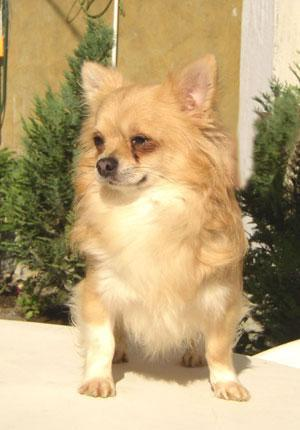
#> input picture dual-inputs/img/image.jpg, 300 x 430 px, found by its file name
$ jupyter execute --allow-errors gen.ipynb
#> lines starting #> are read from the running program, lines starting #| are printed output that depends on the picture
[cell 1]
import numpy as np
import cv2
import imutils
import PIL
from PIL import Image, ImageDraw, ImageFilter
from argparse import ArgumentParser
import glob

[cell 2]
parser = ArgumentParser(description='Rain Synthesis')

# Data parameters
# rain params
parser.add_argument('-ks', '--kernel-size',
                    help='kenel size of motion blur, can be used to increase rain streak size', default='30')
parser.add_argument('-dl', '--drop-length', help='rain streak length. best to keep it small', default=10, type=int)
parser.add_argument('-dw', '--drop-width', help='thickness of streak', default=1, type=int)
parser.add_argument('-deg', '--degree', help='angle of rain streak', default=33, type=int)
#> (the rest of this cell did not finish here and is left out)

[cell 3]
def motion_blur(blur_img, kernel_size=30):
    # Specify the kernel size.
    # The greater the size, the more the motion.
#     kernel_size = args.kernel_size

    # Create the vertical kernel.
    kernel_v = np.zeros((kernel_size, kernel_size))

    # Fill the middle row with ones.
    kernel_v[:, int((kernel_size - 1)/2)] = np.ones(kernel_size)

    # Normalize.
    kernel_v /= kernel_size

    # Apply the vertical kernel.
    vertical_mb = cv2.filter2D(blur_img, -1, kernel_v)

    return vertical_mb

[cell 4]
def rotate(img, deg=33):
#     deg = args.degree

    rotated = imutils.rotate_bound(img, deg)
    return rotated

[cell 5]
def rotate_and_blur(img, deg=33, blur_kernel=30):
#     deg = args.degree
#     blur_kernel = args.kernel_size

    x = img.shape[0]
    y = img.shape[1]

    # enlarge to fit rain in image even if we rotate
    x_enlarged = img.shape[1] * 2
    y_enlarged = img.shape[0] * 2

    dsize = (x_enlarged, y_enlarged)

    img_enlarged = cv2.resize(img, dsize)

    # blur and rotate to desired angle
    blured_img = motion_blur(img_enlarged, kernel_size = blur_kernel)
    rotated_img = rotate(blured_img, deg)

    # crop
    x_hat = rotated_img.shape[0]
    y_hat = rotated_img.shape[1]

    dx = x_hat - x
    dy = y_hat - y

    # if odd make pixel size even
    if dx % 2 == 1:
        x_hat -= 1
        dx -= 1
    if dy % 2 == 1:
        y_hat -= 1
        dy -= 1


    rotated_img = rotated_img[dx//2 : x_hat - (dx//2), dy//2 : y_hat - (dy//2)]

    rotated_img = np.expand_dims(rotated_img[:,:,0], axis=2)
    return rotated_img

[cell 6]
def generate_random_lines(imshape, slant, drop_length, rain_count):
    drops=[]

    ## If You want heavy rain, try increasing rain_count
    for i in range(rain_count):
        if slant<0:
            x = np.random.randint(slant, imshape[1])
            y = np.random.randint(drop_length, imshape[0])
        else:
            x = np.random.randint(0,imshape[1]-slant)
            y = np.random.randint(0,imshape[0]-drop_length)

        drops.append((x,y))
    return drops

[cell 7]
# for drop_color
c = 200

def add_rain(image, slant=0, drop_length=15, drop_width=1, drop_color=(c,c,c), rain_count=100):
    '''
    PARAMS:
    image - input image
    drop_length - how long rain streaks are
    slant - slant angle
    drop_width - rain streak thickness
    drop_color - color
    rain_count - number of droplets
    '''
    imshape = image.shape

    # to have distant effect with darker rain color
    alpha = 0.2
    background_rain_color = (c * alpha, c * alpha, c * alpha)

    # rain streaks 1
    rain_streak_img1 = np.zeros((imshape[0], imshape[1],imshape[2]))
    rain_drops = generate_random_lines(imshape,slant,drop_length, rain_count)

    for rain_drop in rain_drops:
        cv2.line(rain_streak_img1,(rain_drop[0],rain_drop[1]),(rain_drop[0]+slant,rain_drop[1]+drop_length),drop_color,drop_width)

    # rain streaks 2 - darker rain with shorter drop_length to create distance effect
    rain_streak_img2 = np.zeros((imshape[0], imshape[1],imshape[2]))
    rain_drops = generate_random_lines(imshape,slant,drop_length, rain_count)

    for rain_drop in rain_drops:
        cv2.line(rain_streak_img2,(rain_drop[0],rain_drop[1]),(rain_drop[0]+slant,rain_drop[1]+int(drop_length*0.8)),background_rain_color,drop_width)

    rain_streak_img1 = rotate_and_blur(rain_streak_img1, blur_kernel=30)
    rain_streak_img2 = rotate_and_blur(rain_streak_img2, blur_kernel=30)

    rain_streak_img = rain_streak_img1 + rain_streak_img2
    return rain_streak_img

[cell 8]
img_path = './img/image.jpg'
img = cv2.imread(f"{img_path}")
#> img is the input picture: shape (430, 300, 3); mean B, G, R 120.4, 164.4, 187.2
img.shape
#> Out = (430, 300, 3)

[cell 9]
rainy_img = add_rain(img)
#> after the loop in add_rain, `for rain_drop in rain_drops:`:
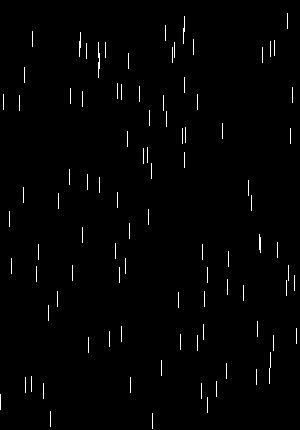
#> rain_streak_img1: shape (430, 300, 3) float64; values 0 (black) and 200 (white), 1.2% white in thin lines or dots
#> after the loop in add_rain, `for rain_drop in rain_drops:`:
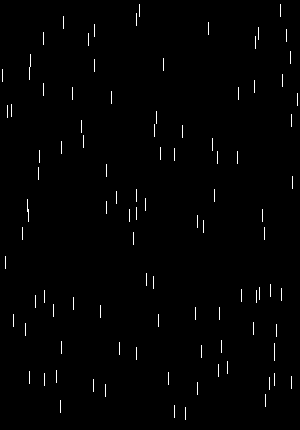
#> rain_streak_img2: shape (430, 300, 3) float64; values 0 (black) and 40 (white), 1% white in thin lines or dots
#> in motion_blur, `vertical_mb = cv2.filter2D(blur_img, -1, kernel_v)`:
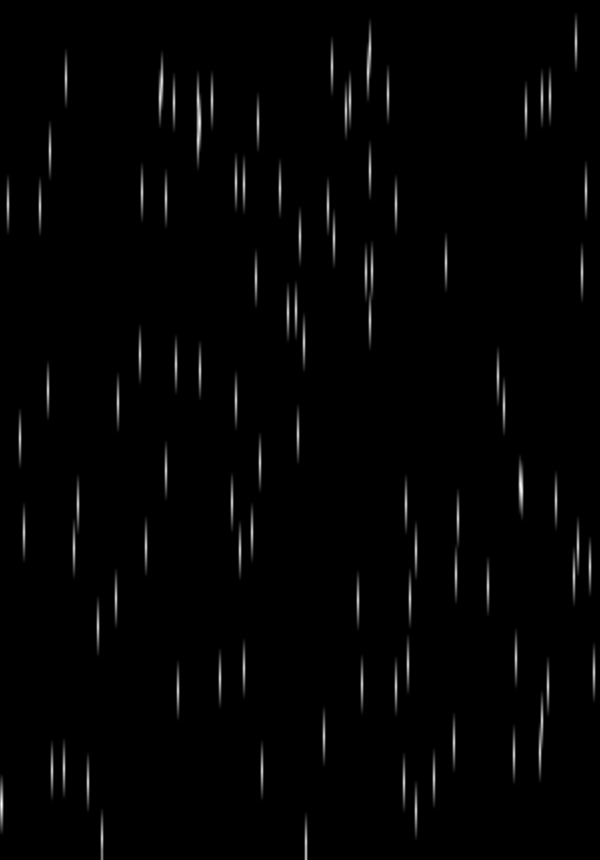
#> vertical_mb: shape (860, 600, 3) float64; min -4.26e-14, max 200, mean 2.5; drawn with min black and max white
#> in rotate, `rotated = imutils.rotate_bound(img, deg)`:
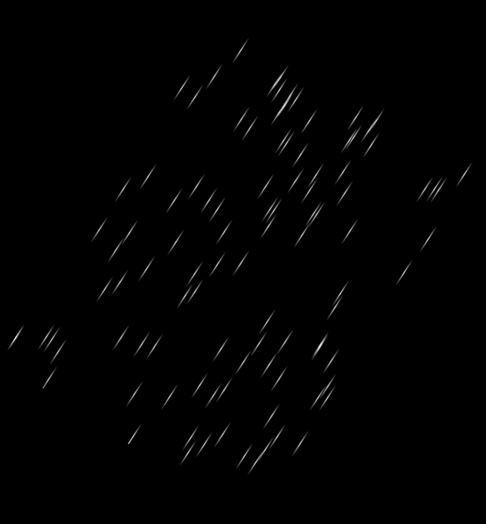
#> rotated: shape (1048, 971, 3) float64 (shown at 1/2 size); min -3.37e-14, max 196.6, mean 1.3; drawn with min black and max white
#> call 2 of rotate_and_blur, with deg = 33, blur_kernel = 30
#> in rotate_and_blur (call 2), `img_enlarged = cv2.resize(img, dsize)`:
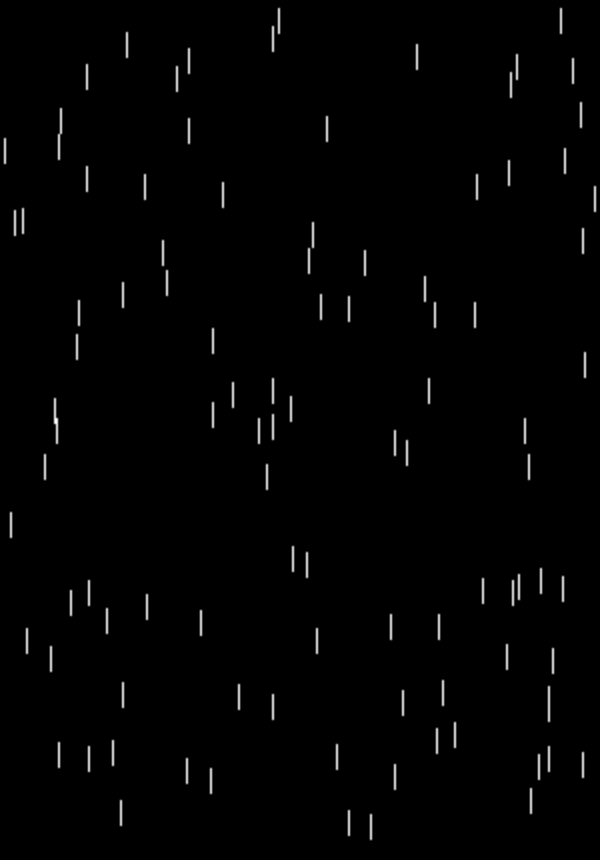
#> img_enlarged: shape (860, 600, 3) float64; min 0, max 40, mean 0.4; drawn with min black and max white
#> call 2 of motion_blur, with kernel_size = 30
#> in motion_blur (call 2), `vertical_mb = cv2.filter2D(blur_img, -1, kernel_v)`:
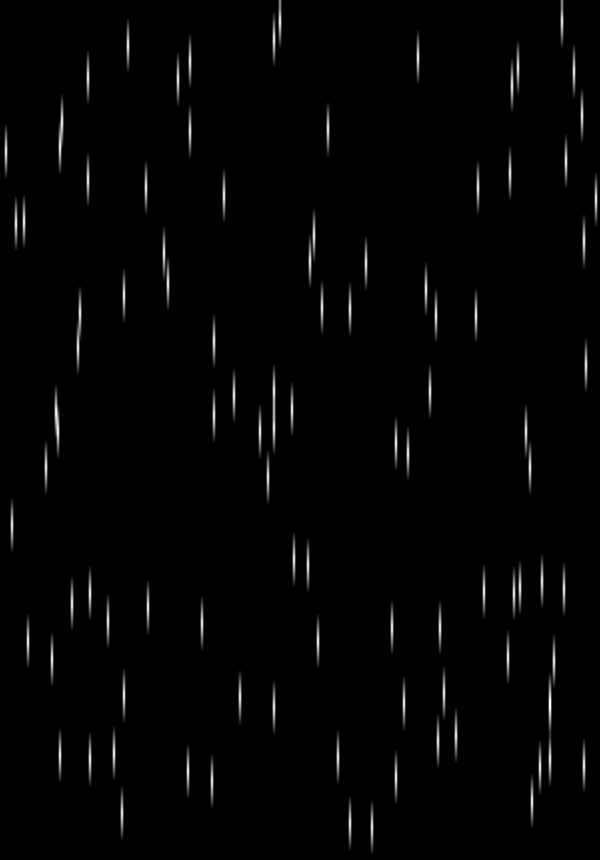
#> vertical_mb: shape (860, 600, 3) float64; min -8.77e-15, max 30, mean 0.4; drawn with min black and max white
#> call 2 of rotate, with deg = 33
#> in rotate (call 2), `rotated = imutils.rotate_bound(img, deg)`:
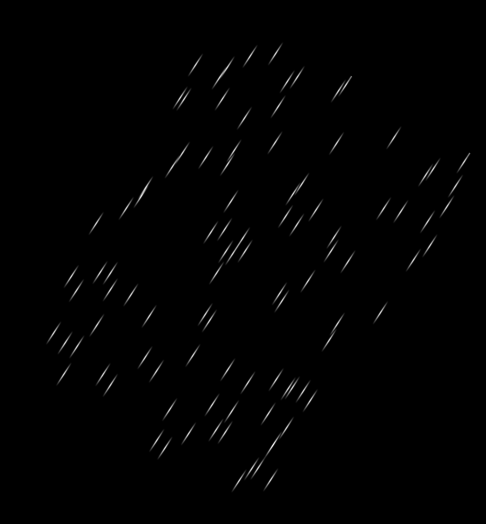
#> rotated: shape (1048, 971, 3) float64 (shown at 1/2 size); min -6.88e-15, max 30, mean 0.2; drawn with min black and max white
#> in rotate_and_blur (call 2), `rotated_img = rotated_img[dx//2 : x_hat - (dx//2), dy//2 : y_hat - (dy..`:
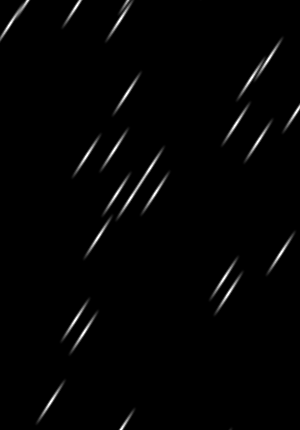
#> rotated_img: shape (430, 300, 3) float64; min -6.77e-15, max 26, mean 0.4; drawn with min black and max white
print(rainy_img.shape)
#| (430, 300, 1)
cv2.imwrite(f'./img_n{1}_rc{1}_{1}.jpg', rainy_img)
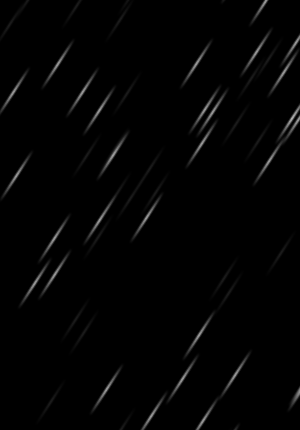
#> saved as img_n1_rc1_1.jpg: shape (430, 300, 1); min 0, max 169, mean 3
cv2.imwrite(f'./img_n{1}_rc{1}_{2}.jpg', img+rainy_img)
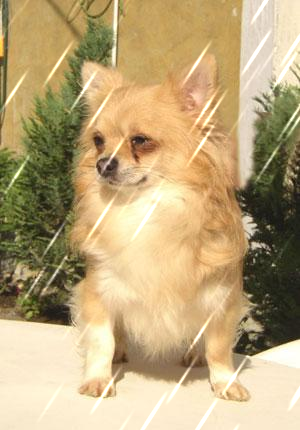
#> saved as img_n1_rc1_2.jpg: shape (430, 300, 3); mean B, G, R 123.2, 166.8, 189.1
#> Out = True
